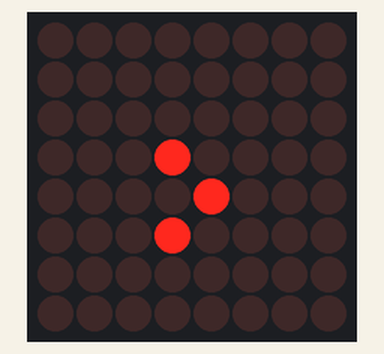
This sketch was run on a simulated Arduino Uno, built with avr-gcc and run on an emulated ATmega328P. On the bench: 8×8 LED matrix.

Above: at 0.76 s.

The sketch:

Snake_V1.ino
```cpp
#include <LedControl.h>

int DIN = 12;
int CS = 11;
int CLK = 10;

LedControl lc=LedControl(DIN, CLK, CS, 1);

void setup()   {

  lc.shutdown(0,false);
  lc.setIntensity(0,1);
  lc.clearDisplay(0);
}

void loop() {
  lc.clearDisplay(0);
  lc.setLed(0, 0, 4, 1);
  delay(50);
  lc.setLed(0, 1, 3, 1);
  delay(50);
  lc.setLed(0, 2, 4, 1);
  delay(50);
  lc.setLed(0, 3, 3, 1);
  lc.setLed(0, 0, 4, 0);
  delay(50);
  lc.setLed(0, 4, 4, 1);
  lc.setLed(0, 1, 3, 0);
  delay(50);
  lc.setLed(0, 5, 3, 1);
  lc.setLed(0, 2, 4, 0);
  delay(50);
  lc.setLed(0, 6, 4, 1);
  lc.setLed(0, 3, 3, 0);
  delay(50);
  lc.setLed(0, 7, 3, 1);
  lc.setLed(0, 4, 4, 0);
  delay(50);
  lc.setLed(0, 0, 4, 1);
  lc.setLed(0, 5, 3, 0);
  delay(50);
  lc.setLed(0, 1, 3, 1);
  lc.setLed(0, 6, 4, 0);
  delay(50);
  lc.setLed(0, 2, 4, 1);
  lc.setLed(0, 7, 3, 0);
}
```
